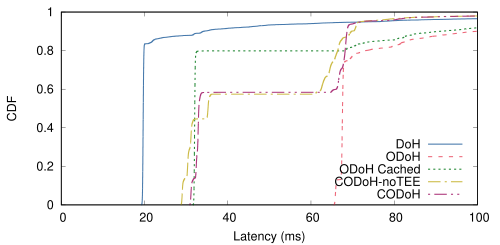

The script that saved this image:
load "../../../style.gpi"
# Override with Tol bright palette
set style line 1 linecolor rgb "#4477AA"
set style line 2 linecolor rgb "#EE6677"
set style line 3 linecolor rgb "#228833"
set style line 4 linecolor rgb "#CCBB44"
set style line 5 linecolor rgb "#AA3377"
set output "cdf_zipf.eps"
set xlabel "Latency (ms)"
set ylabel "CDF"
set xrange [0:100]
set yrange [0:1]
set key bottom right

plot "doh_zipf.cdf" using 1:2 with lines ls 1 dt 1 lw 3 title "DoH", \
     "odoh_zipf.cdf" using 1:2 with lines ls 2 dt 2 lw 3 title "ODoH", \
     "codoh-base_zipf.cdf" using 1:2 with lines ls 3 dt 3 lw 3 title "ODoH Cached", \
     "codoh-nosgx_zipf.cdf" using 1:2 with lines ls 4 dt 4 lw 3 title "CODoH-noTEE", \
     "codoh-full_zipf.cdf" using 1:2 with lines ls 5 dt 5 lw 3 title "CODoH"
